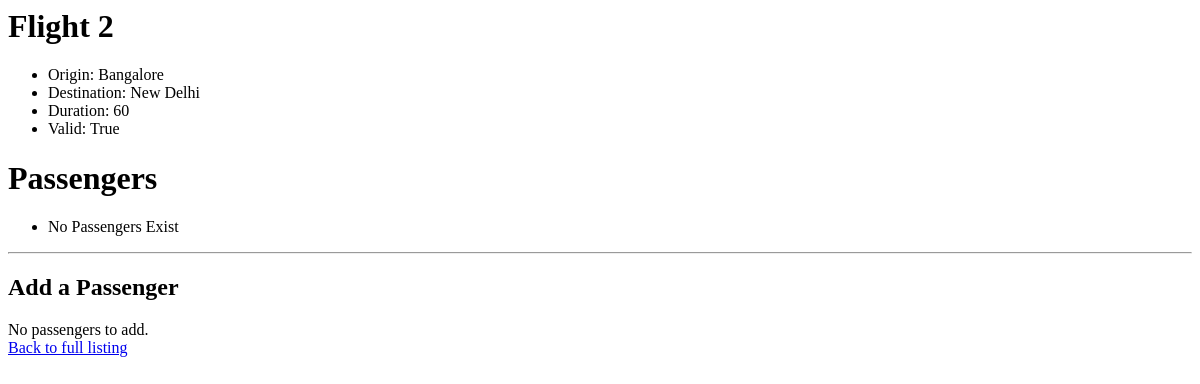
The page /2 on the database as committed earlier.
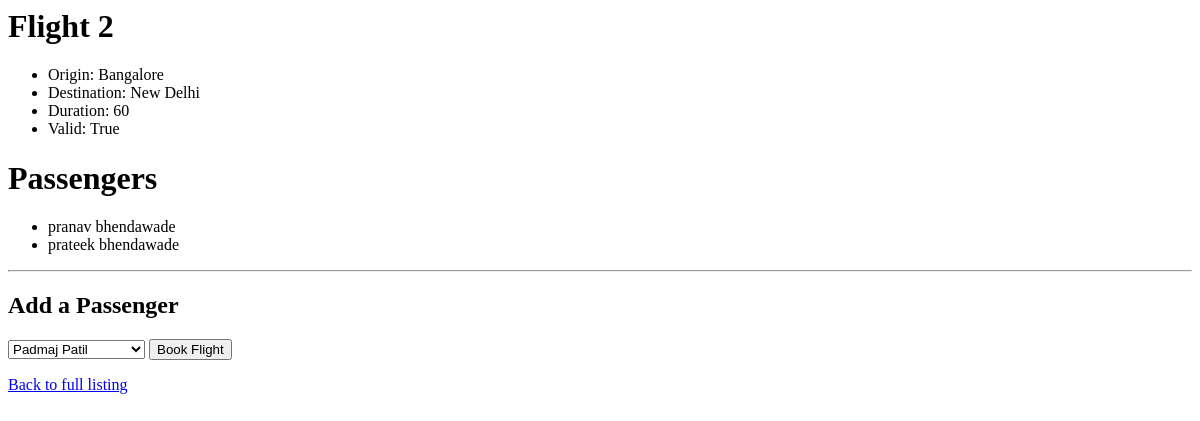
The same page on the database as committed later.
### flights/models.py (models this page shows)
class Passenger(models.Model):
    first = models.CharField(max_length=64)
    last = models.CharField(max_length=64)
    flights = models.ManyToManyField(Flight, related_name="passengers", blank=True)
    def __str__(self):
        return f"{self.first} {self.last}"

### flights/views.py (the view)
# urls.py: path('<int:flight_id>', views.flight, name='flight'),
def flight(request, flight_id):
    try:
        flight = Flight.objects.get(pk=flight_id)
    except Flight.DoesNotExist:
        raise Http404("Flight doesn't exist.")
    context = {
        "flight": flight,
        "passengers": flight.passengers.all(),
        "non_passengers": Passenger.objects.exclude(flights=flight).all()
    }
    return render(request, 'flights/flight.html', context)

### flights/models.py (called while the page is built)
    def __str__(self):
        return f"{self.city}"

    def is_valid_flight(self):
        return (self.origin != self.destination) and (self.duration >= 0)

### flights/templates/flights/flight.html (shortened to what this page needs)
{% extends "flights/base.html" %}
{% block body %}
    <h1>Flight {{ flight.id }}</h1>
    <ul>
        <li>Origin: {{ flight.origin }}</li>
        <li>Destination: {{ flight.destination }}</li>
        <li>Duration: {{ flight.duration }}</li>
        <li>Valid: {{ flight.is_valid_flight }}</li>
    </ul>
    <h1> Passengers </h1>
    <ul>
        {% for passenger in passengers %}
            <li>{{ passenger }}</li>
        {% empty %}
            <li>No Passengers Exist </li>
        {% endfor %}
    </ul>
    <hr>
    <h2>Add a Passenger</h2>
    {% if non_passengers %}
        <form action="{% url 'book' flight.id %}" method="post">{% csrf_token %}
            <select name="passenger">
                {% for passenger in non_passengers %}
                    <option value="{{ passenger.id }}">{{ passenger }}</option>
                {% endfor %}
            </select>
            <input type="submit" value="Book Flight">
        </form>
    {% else %}
        <div>No passengers to add. </div>
    {% endif %}
    <a href="{% url 'index' %}">Back to full listing</a>
{% endblock %}

Rows that differ between the two databases and show on the page:
added Passenger: first+last "pranav bhendawade"
added Passenger: first+last "prateek bhendawade"
Other text that changed with them:
form field passenger: (not shown) → "Padmaj Patil"
form field value: (not shown) → "Book Flight"
text no longer shown: "No Passengers Exist No passengers to add."
